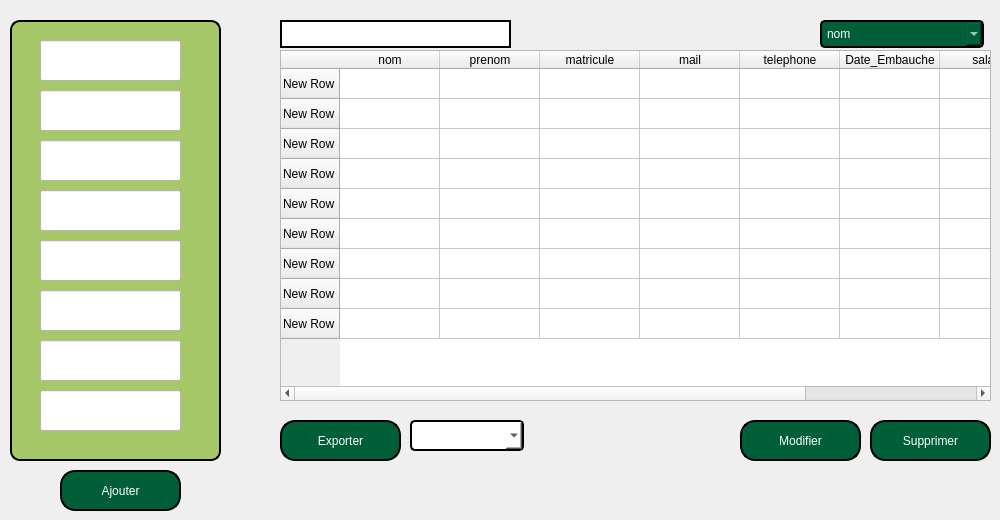
       <widget class="QWidget" name="tab_6">
        <attribute name="title">
         <string>Tab 1</string>
        </attribute>
        <widget class="QLineEdit" name="poste">
         <property name="geometry">
          <rect>
           <x>40</x>
           <y>240</y>
           <width>141</width>
           <height>41</height>
          </rect>
         </property>
         <property name="styleSheet">
          <string notr="true">background-color: rgb(255, 255, 255);
color:black;</string>
         </property>
        </widget>
        <widget class="QLineEdit" name="mail">
         <property name="geometry">
          <rect>
           <x>40</x>
           <y>340</y>
           <width>141</width>
           <height>41</height>
          </rect>
         </property>
         <property name="styleSheet">
          <string notr="true">background-color: rgb(255, 255, 255);
color:black;</string>
         </property>
        </widget>
        <widget class="QLineEdit" name="nom1">
         <property name="geometry">
          <rect>
           <x>40</x>
           <y>90</y>
           <width>141</width>
           <height>41</height>
          </rect>
         </property>
         <property name="styleSheet">
          <string notr="true">background-color: rgb(255, 255, 255);
color:black;</string>
         </property>
        </widget>
        <widget class="QLabel" name="label_2">
         <property name="geometry">
          <rect>
           <x>10</x>
           <y>10</y>
           <width>211</width>
           <height>451</height>
          </rect>
         </property>
         <property name="styleSheet">
          <string notr="true">QLabel {
    background-color: #a6c868;     /* Set background color to white */
    border: 2px solid;   /* Set border color */
    border-radius: 10px;         /* Rounded corners */
    margin-top: 10px;            /* Space for the title */
    padding: 10px;               /* Padding inside the box */
}</string>
         </property>
         <property name="text">
          <string/>
         </property>
        </widget>
        <widget class="QLineEdit" name="prenom1">
         <property name="geometry">
          <rect>
           <x>40</x>
           <y>40</y>
           <width>141</width>
           <height>41</height>
          </rect>
         </property>
         <property name="font">
          <font>
           <pointsize>8</pointsize>
          </font>
         </property>
         <property name="styleSheet">
          <string notr="true">background-color: rgb(255, 255, 255);
color:black;</string>
         </property>
        </widget>
        <widget class="QLineEdit" name="telephone">
         <property name="geometry">
          <rect>
           <x>40</x>
           <y>390</y>
           <width>141</width>
           <height>41</height>
          </rect>
         </property>
         <property name="styleSheet">
          <string notr="true">background-color: rgb(255, 255, 255);
color:black;</string>
         </property>
        </widget>
        <widget class="QLineEdit" name="salaire">
         <property name="geometry">
          <rect>
           <x>40</x>
           <y>290</y>
           <width>141</width>
           <height>41</height>
          </rect>
         </property>
         <property name="styleSheet">
          <string notr="true">background-color: rgb(255, 255, 255);
color:black;</string>
         </property>
        </widget>
        <widget class="QLineEdit" name="matricule">
         <property name="geometry">
          <rect>
           <x>40</x>
           <y>140</y>
           <width>141</width>
           <height>41</height>
          </rect>
         </property>
         <property name="styleSheet">
          <string notr="true">background-color: rgb(255, 255, 255);
color:black;</string>
         </property>
        </widget>
        <widget class="QLineEdit" name="DateE">
         <property name="geometry">
          <rect>
           <x>40</x>
           <y>190</y>
           <width>141</width>
           <height>41</height>
          </rect>
         </property>
         <property name="styleSheet">
          <string notr="true">background-color: rgb(255, 255, 255);
color:black;</string>
         </property>
        </widget>
        <widget class="QTableWidget" name="tableWidget">
         <property name="geometry">
          <rect>
           <x>280</x>
           <y>50</y>
           <width>711</width>
           <height>351</height>
          </rect>
         </property>
         <row>
          <property name="text">
           <string>New Row</string>
          </property>
         </row>
         <row>
          <property name="text">
           <string>New Row</string>
          </property>
         </row>
         <row>
          <property name="text">
           <string>New Row</string>
          </property>
         </row>
         <row>
          <property name="text">
           <string>New Row</string>
          </property>
         </row>
         <row>
          <property name="text">
           <string>New Row</string>
          </property>
         </row>
         <row>
          <property name="text">
           <string>New Row</string>
          </property>
         </row>
         <row>
          <property name="text">
           <string>New Row</string>
          </property>
         </row>
         <row>
          <property name="text">
           <string>New Row</string>
          </property>
         </row>
         <row>
          <property name="text">
           <string>New Row</string>
          </property>
         </row>
         <column>
          <property name="text">
           <string>nom</string>
          </property>
         </column>
         <column>
          <property name="text">
           <string>prenom</string>
          </property>
         </column>
         <column>
          <property name="text">
           <string>matricule</string>
          </property>
         </column>
         <column>
          <property name="text">
           <string>mail</string>
          </property>
         </column>
         <column>
          <property name="text">
           <string>telephone</string>
          </property>
         </column>
         <column>
          <property name="text">
           <string>Date_Embauche</string>
          </property>
         </column>
         <column>
          <property name="text">
           <string>salaire</string>
          </property>
         </column>
         <column>
          <property name="text">
           <string>post</string>
          </property>
         </column>
        </widget>
        <widget class="QPushButton" name="pushButton_6">
         <property name="geometry">
          <rect>
           <x>60</x>
           <y>470</y>
           <width>121</width>
           <height>41</height>
          </rect>
         </property>
         <property name="styleSheet">
          <string notr="true">QPushButton {
    color: white;                      /* Text color */
    border: 2px solid black;         /* Border width and color */
    border-radius: 15px;              /* Round the corners */
    background-color: #005e38;        /* Optional: Set a background color */
    padding: 10px 20px;               /* Add padding for better aesthetics */
}

QPushButton:hover {
    background-color: #45a049;        /* Change background color on hover */
}

QPushButton:pressed {
    background-color: #3e8e41;        /* Change background color when pressed */
}</string>
         </property>
         <property name="text">
          <string>Ajouter</string>
         </property>
        </widget>
        <widget class="QPushButton" name="pushButton_7">
         <property name="geometry">
          <rect>
           <x>280</x>
           <y>420</y>
           <width>121</width>
           <height>41</height>
          </rect>
         </property>
         <property name="styleSheet">
          <string notr="true">QPushButton {
    color: white;                      /* Text color */
    border: 2px solid black;         /* Border width and color */
    border-radius: 15px;              /* Round the corners */
    background-color: #005e38;        /* Optional: Set a background color */
    padding: 10px 20px;               /* Add padding for better aesthetics */
}

QPushButton:hover {
    background-color: #45a049;        /* Change background color on hover */
}

QPushButton:pressed {
    background-color: #3e8e41;        /* Change background color when pressed */
}</string>
         </property>
         <property name="text">
          <string>Exporter</string>
         </property>
        </widget>
        <widget class="QPushButton" name="pushButton_8">
         <property name="geometry">
          <rect>
           <x>740</x>
           <y>420</y>
           <width>121</width>
           <height>41</height>
          </rect>
         </property>
         <property name="styleSheet">
          <string notr="true">QPushButton {
    color: white;                      /* Text color */
    border: 2px solid black;         /* Border width and color */
    border-radius: 15px;              /* Round the corners */
    background-color: #005e38;        /* Optional: Set a background color */
    padding: 10px 20px;               /* Add padding for better aesthetics */
}

QPushButton:hover {
    background-color: #45a049;        /* Change background color on hover */
}

QPushButton:pressed {
    background-color: #3e8e41;        /* Change background color when pressed */
}</string>
         </property>
         <property name="text">
          <string>Modifier</string>
         </property>
        </widget>
        <widget class="QPushButton" name="pushButton_9">
         <property name="geometry">
          <rect>
           <x>870</x>
           <y>420</y>
           <width>121</width>
           <height>41</height>
          </rect>
         </property>
         <property name="styleSheet">
          <string notr="true">QPushButton {
    color: white;                      /* Text color */
    border: 2px solid black;         /* Border width and color */
    border-radius: 15px;              /* Round the corners */
    background-color: #005e38;        /* Optional: Set a background color */
    padding: 10px 20px;               /* Add padding for better aesthetics */
}

QPushButton:hover {
    background-color: #45a049;        /* Change background color on hover */
}

QPushButton:pressed {
    background-color: #3e8e41;        /* Change background color when pressed */
}</string>
         </property>
         <property name="text">
          <string>Supprimer</string>
         </property>
        </widget>
        <widget class="QLineEdit" name="lineEdit">
         <property name="geometry">
          <rect>
           <x>280</x>
           <y>20</y>
           <width>231</width>
           <height>28</height>
          </rect>
         </property>
         <property name="styleSheet">
          <string notr="true">background-color: rgb(255, 255, 255);
border: 2px solid black;
color:black;</string>
         </property>
        </widget>
        <widget class="QComboBox" name="comboBox">
         <property name="geometry">
          <rect>
           <x>820</x>
           <y>20</y>
           <width>164</width>
           <height>28</height>
          </rect>
         </property>
         <property name="styleSheet">
          <string notr="true">QComboBox {
    background-color: rgb(0, 85, 0);/* Background color */
    color: #ffffff;              /* Text color */
    border: 2px solid black;   /* Border color and thickness */
    border-radius: 5px;         /* Rounded corners */
    padding: 5px;               /* Padding around the text */
    min-width: 150px;           /* Minimum width */
}





QComboBox:hover {
    border: 2px solid #a6c868 ;  /* Darker border on hover */
}

QComboBox:editable {
    background-color: rgb(0, 85, 0);        /* Background color when editable */
}

QComboBox:!editable, QComboBox::drop-down:editable {
    background-color:  #005e38;       /* Background color when not editable */
}

QComboBox:focus {
    border: 2px solid black;  /* Border color when focused */
}
</string>
         </property>
         <item>
          <property name="text">
           <string>nom</string>
          </property>
         </item>
         <item>
          <property name="text">
           <string>id</string>
          </property>
         </item>
         <item>
          <property name="text">
           <string/>
          </property>
         </item>
         <item>
          <property name="text">
           <string/>
          </property>
         </item>
        </widget>
        <widget class="QComboBox" name="comboBox_6">
         <property name="geometry">
          <rect>
           <x>410</x>
           <y>420</y>
           <width>114</width>
           <height>31</height>
          </rect>
         </property>
         <property name="styleSheet">
          <string notr="true">QComboBox {
    background-color: white;/* Background color */
    color: black;              /* Text color */
    border: 2px solid black;   /* Border color and thickness */
    border-radius: 5px;         /* Rounded corners */
    padding: 5px;               /* Padding around the text */
    min-width: 100px;           /* Minimum width */
}





QComboBox:hover {
    border: 2px solid #a6c868 ;  /* Darker border on hover */
}

QComboBox:editable {
    background-color: white;        /* Background color when editable */
}

QComboBox:!editable, QComboBox::drop-down:editable {
    background-color:  white;       /* Background color when not editable */
}

QComboBox:focus {
    border: 2px solid black;  /* Border color when focused */
}
</string>
         </property>
        </widget>
        <zorder>label_2</zorder>
        <zorder>prenom1</zorder>
        <zorder>telephone</zorder>
        <zorder>salaire</zorder>
        <zorder>matricule</zorder>
        <zorder>DateE</zorder>
        <zorder>nom1</zorder>
        <zorder>poste</zorder>
        <zorder>mail</zorder>
        <zorder>tableWidget</zorder>
        <zorder>pushButton_6</zorder>
        <zorder>pushButton_7</zorder>
        <zorder>pushButton_8</zorder>
        <zorder>pushButton_9</zorder>
        <zorder>lineEdit</zorder>
        <zorder>comboBox</zorder>
        <zorder>comboBox_6</zorder>
       </widget>
